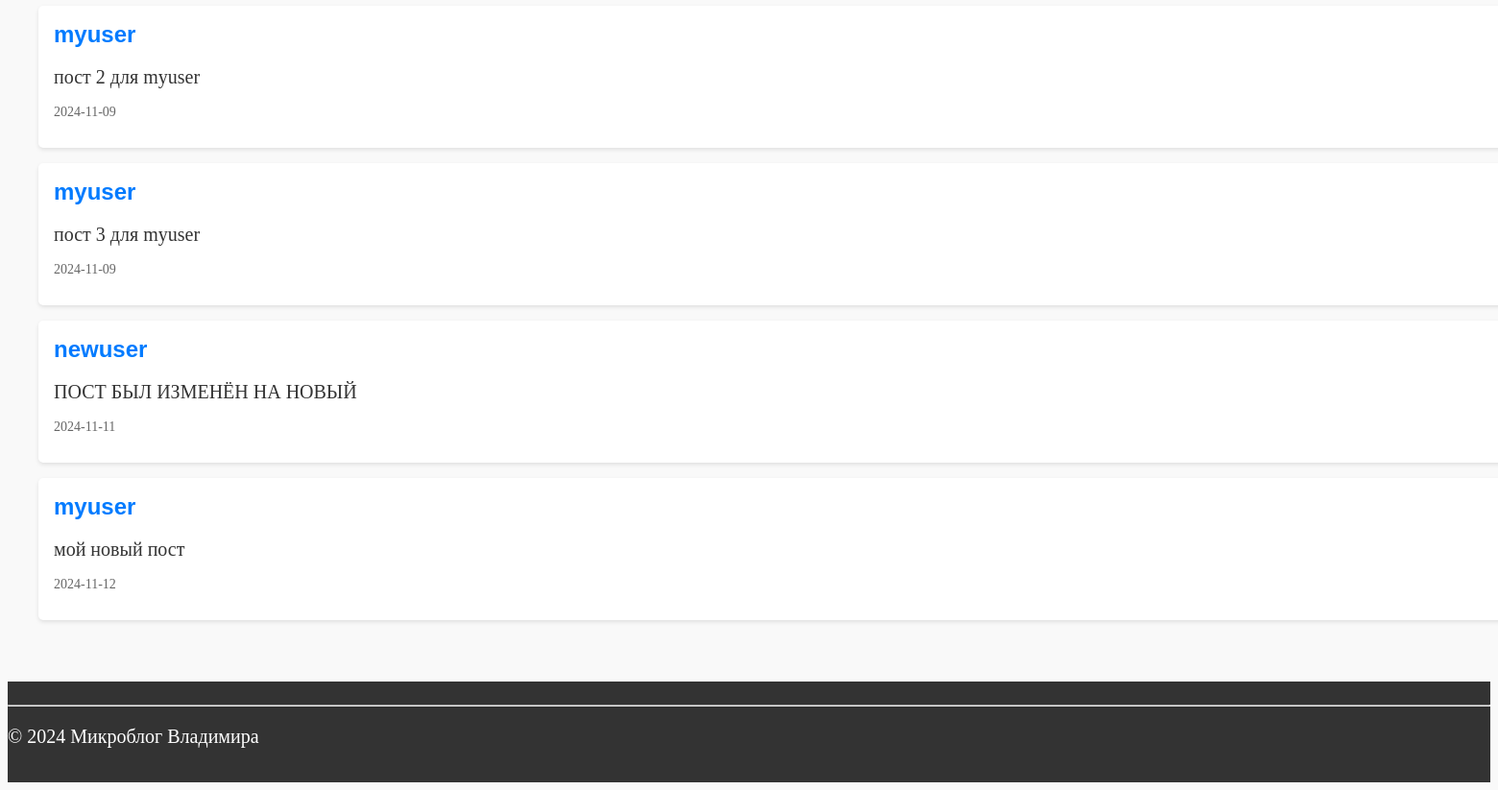
Before: /index (signed in, lower part) with the older database file.
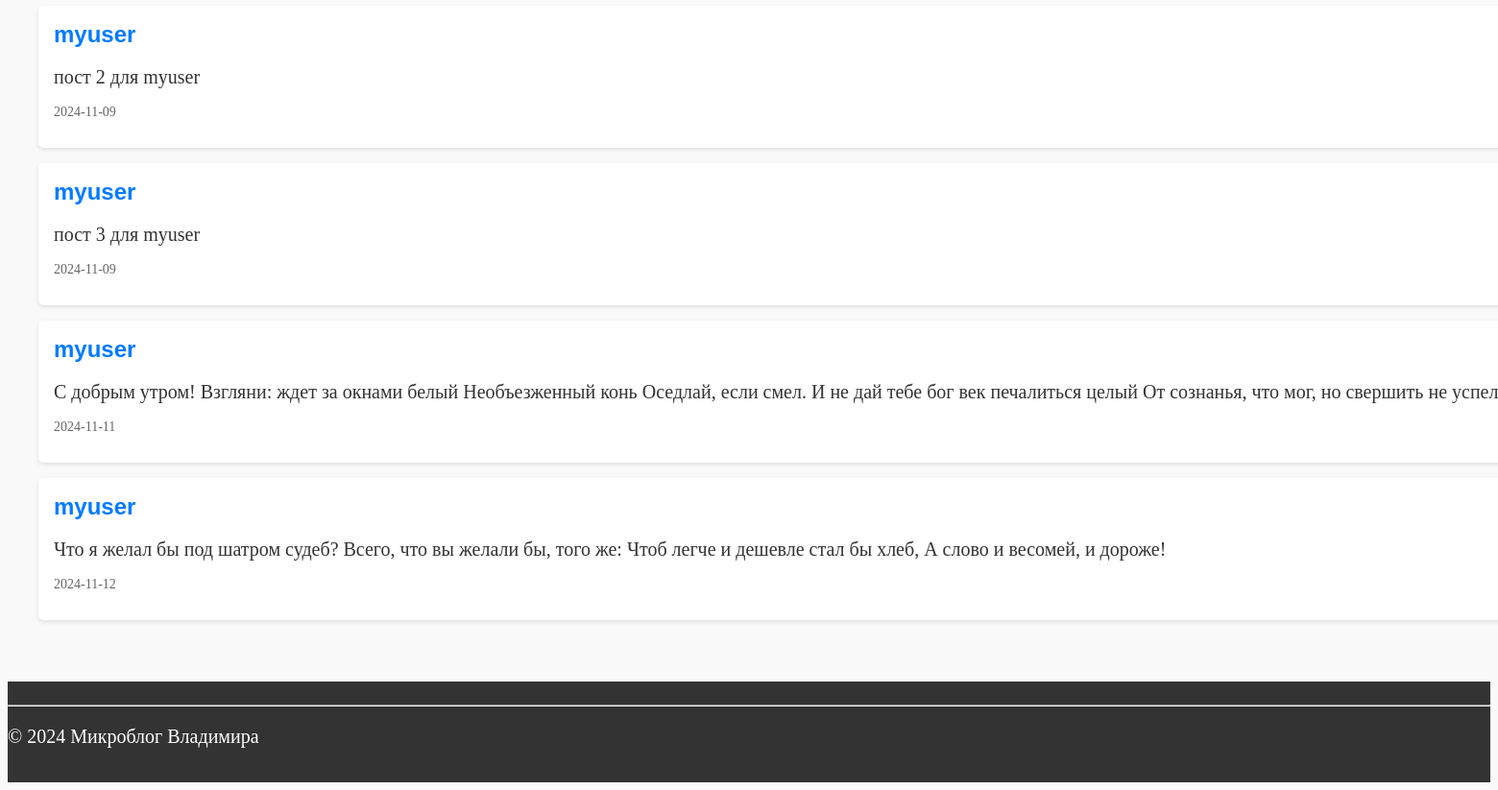
After: the same page with the newer database file.
### app/models.py (models this page shows, shortened)
class Post(db.Model):
    id = db.Column(db.Integer, primary_key=True)
    title = db.Column(db.String(120), nullable=False)
    text = db.Column(db.Text, nullable=False)
    date = db.Column(db.Text, nullable=False)
    user_id = db.Column(db.Integer, db.ForeignKey('user.id'), nullable=False)
    user = db.relationship('User', backref=db.backref('posts', lazy=True))

### app/routes.py (the view)
@app.route('/')
@app.route('/index')
@login_required
def index():
    app.logger.info('Проверка')
    user = {'username': 'User'}
    posts = Post.query.all()
    return render_template('index.html',
                           title='Home',
                           user=user,
                           posts=posts)

### app/models.py (called while the page is built)
@login.user_loader
def load_user(id):
    return db.session.get(User, int(id))

### app/templates/index.html (shortened to what this page needs)
{% extends "base.html" %}
{% block content %}
    <section class="posts">
        {% for post in posts %}
            <article class="post">
                <h2>{{ post.title }} </h2>
                <p>{{ post.text }} </p>
                <p class="post-meta">{{ post.date }}</p>
            </article>
        {% endfor %}
{% endblock %}

### app/templates/base.html (shortened to what this page needs)
<doctype html>
  <html>
      <head>
          <link rel="stylesheet" type="text/css" href="{{ url_for('static', filename='css/style.css') }}">
      </head>
      <body>
        <div class="wrapper">
          <main>
            {% block content %}{% endblock %}
          </main>
          <footer>
              <hr>
              <p>&copy; 2024 Микроблог Владимира</p>
          </footer>
          </div>
      </body>
  </html>
</doctype>

### app/static/css/style.css (style rules this page uses)
body { background-color: #f9f9f9; color: #333; font-family: "Arial", sans-serif }
p { font-family: Times New Roman; font-size: 20px; }
main { flex: 1; padding: 2rem; max-width: 1600px; margin: 0 auto; }
footer { background-color: #333; color: #fff; text-align: left; padding: 1rem 0; width: 100%; bottom: 0; }
.wrapper { display: flex; flex-direction: column; min-height: 100vh; }
.posts { margin: 2rem 0; }
.post { background-color: #fff; padding: 1rem; margin-bottom: 1rem; border-radius: 5px; box-shadow: 0 2px 4px rgba(0, 0, 0, 0.1) }
.post h2 { margin-top: 0; font-size: 1.5rem; color: #007BFF; }
.post p { line-height: 1.0; }
.post-meta { font-size: 0.875rem; color: #666; margin-top: 1rem; }

Changed rows visible on the page:
changed Post: title "newuser" → "myuser"; text "ПОСТ БЫЛ ИЗМЕНЁН НА НОВЫЙ" → "С добрым утром! Взгляни: ждет за окнами белый Необъезженный конь Оседлай, если смел. И не дай тебе бог век печалиться целый От сознанья, что мог, но свершить не…"
changed Post: text "мой новый пост" → "Что я желал бы под шатром судеб? Всего, что вы желали бы, того же: Чтоб легче и дешевле стал бы хлеб, А слово и весомей, и дороже!"
